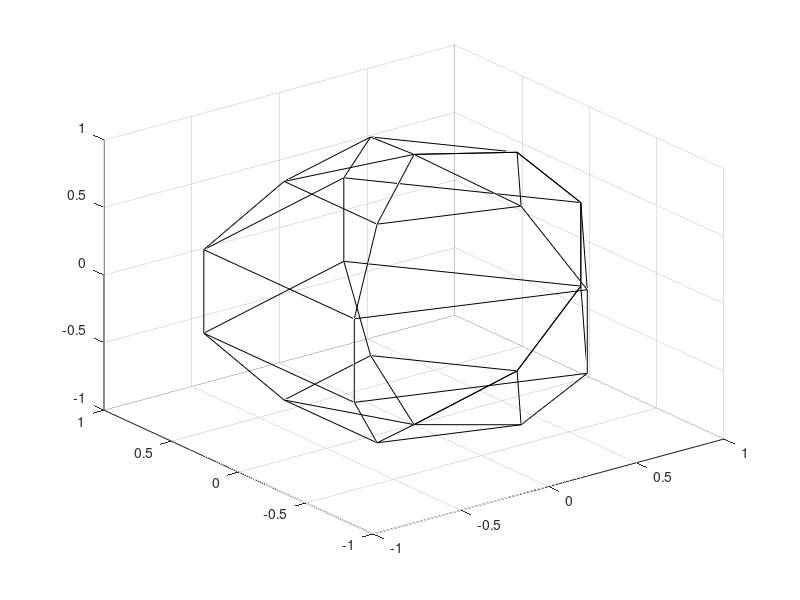

MATLAB code to generate this figure:
clear x y z;
%dibuja una esfera transparente de radio 1, n es un natural (20, 30,..)
n=input('dame n  ')
[x,y,z]=sphere(n);
surf(x,y,z,'FaceColor','none')
